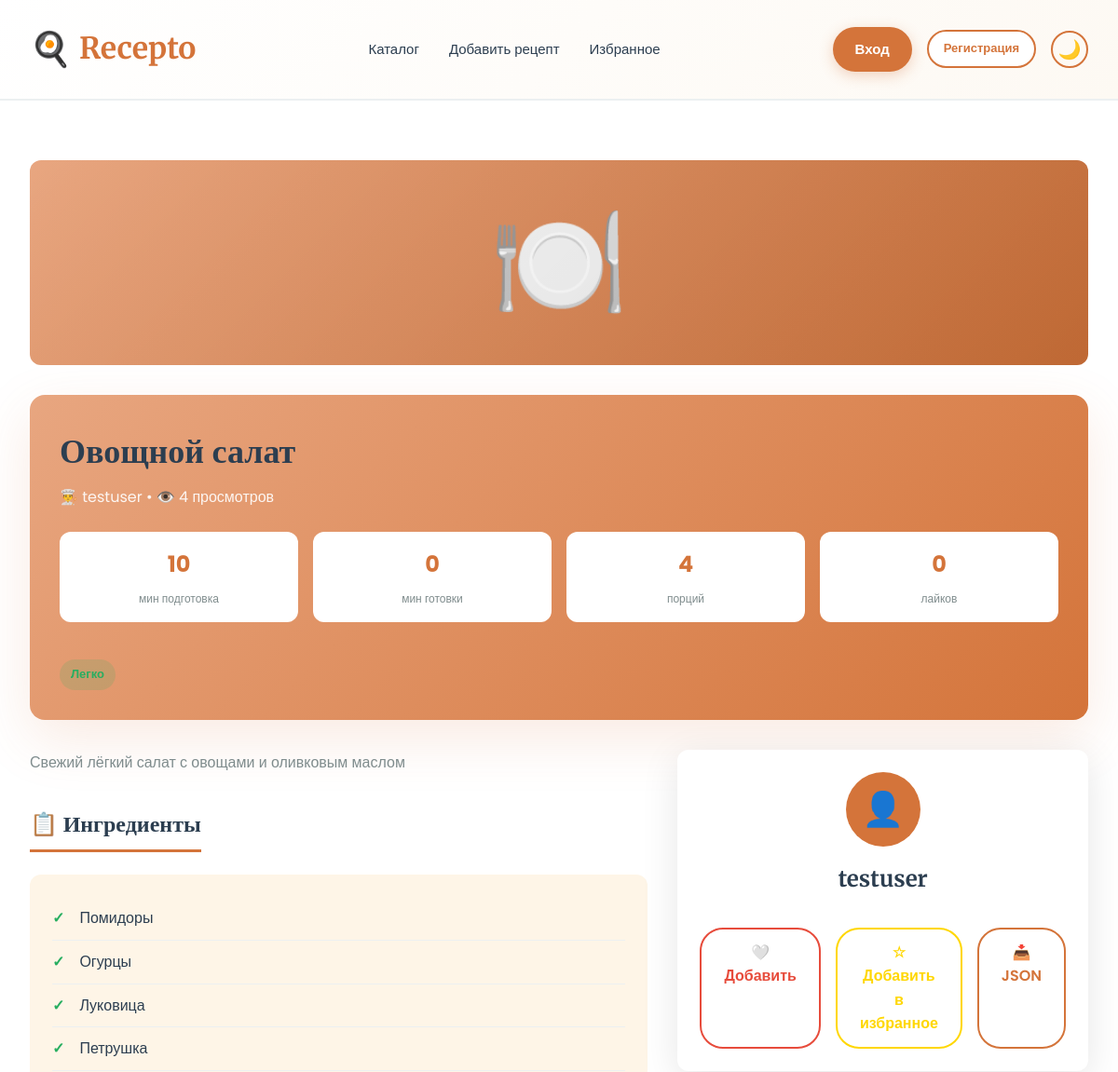
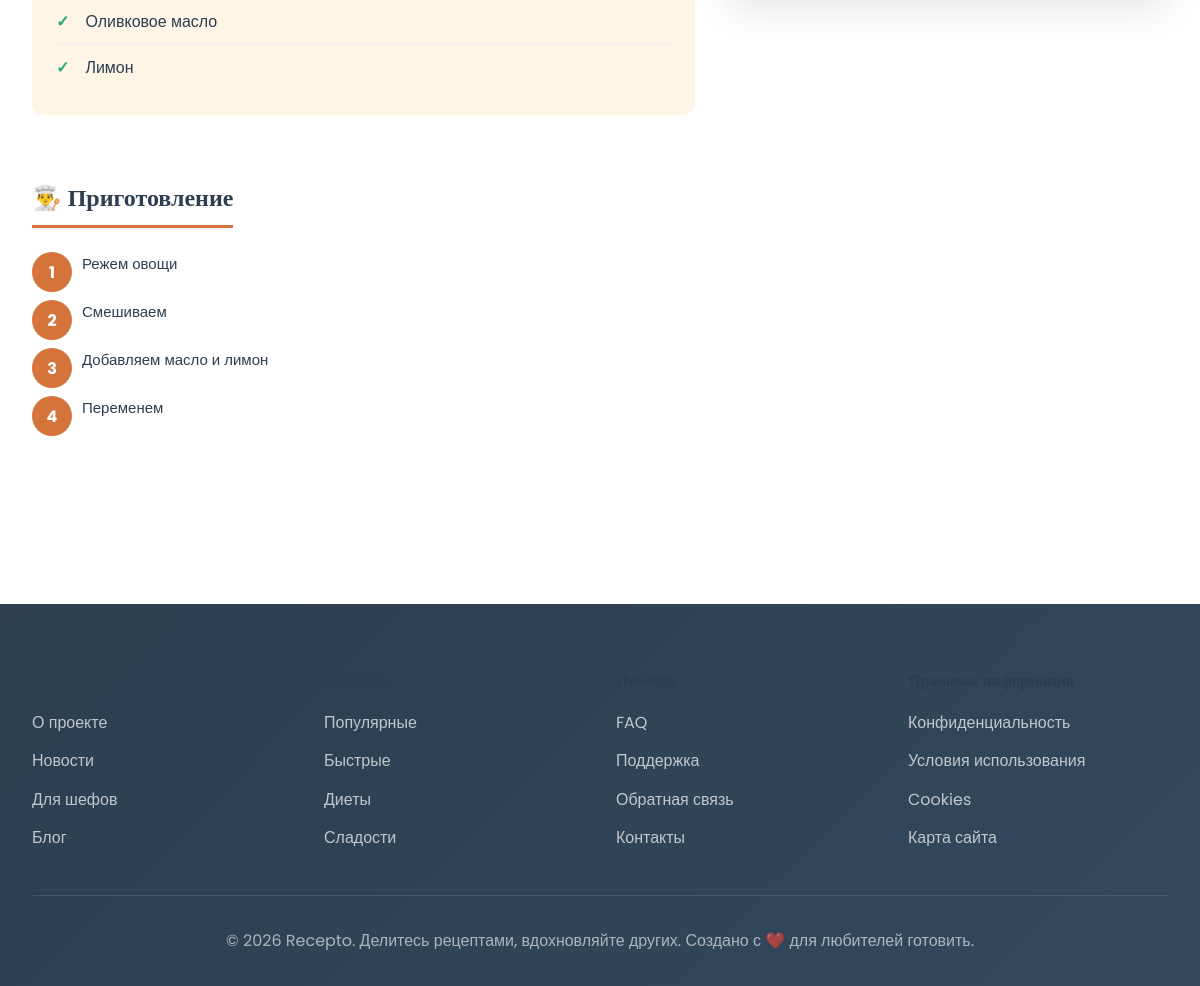
The page /recipe/5/ on the database its author committed (2 pictures, top to bottom).
### main/models.py (models this page shows, shortened)
class Recipe(models.Model):
    DIFFICULTY = [
        ('easy', 'Легко'),
        ('medium', 'Средне'),
        ('hard', 'Сложно'),
    ]
    CATEGORY = [
        ('breakfast', 'Завтрак'),
        ('lunch', 'Обед'),
        ('dinner', 'Ужин'),
        ('dessert', 'Десерт'),
        ('drink', 'Напиток'),
    ]
    title = models.CharField(max_length=200)
    author = models.ForeignKey(
        User,
        on_delete=models.CASCADE
    )
    description = models.TextField()
    category = models.CharField(
        max_length=20,
        choices=CATEGORY
    )
    image = models.ImageField(
        upload_to='recipes/',
        blank=True,
        null=True
    )
    ingredients = models.TextField()
    instructions = models.TextField()
    prep_time = models.IntegerField(default=0)
    cook_time = models.IntegerField(default=0)
    servings = models.IntegerField(default=1)
    difficulty = models.CharField(
        max_length=10,
        choices=DIFFICULTY,
        default='medium'
    )
    likes = models.IntegerField(default=0)
    views = models.IntegerField(default=0)
    created_at = models.DateTimeField(
        auto_now_add=True
    )

### main/views.py (the view, shortened to what this page needs)
# urls.py: path('recipe/<int:recipe_id>/', views.recipe_detail, name='recipe_detail'),
def recipe_detail(request, recipe_id):
    recipe = get_object_or_404(
        Recipe,
        id=recipe_id
    )
    recipe.views += 1
    recipe.save()
    liked = False
    favorite = False
    return render(request, 'main/recipe_detail.html', {
        'recipe': recipe,
        'liked': liked,
        'favorite': favorite,
        'ingredients': recipe.ingredients.split('\n'),
        'instructions': recipe.instructions.split('\n')
    })

### main/templates/main/recipe_detail.html (shortened to what this page needs)
{% extends 'main/base.html' %}
{% block content %}
<section class="section">
  <div class="container">
    {% if recipe.image %}
      <img src="{{ recipe.image.url }}" alt="{{ recipe.title }}" class="recipe-image">
    {% else %}
      <div class="recipe-image" style="background:linear-gradient(135deg,var(--primary-light),var(--primary));display:flex;align-items:center;justify-content:center;font-size:120px">🍽️</div>
    {% endif %}
    <div class="recipe-hero">
      <h1 style="margin:0;font-size:36px">{{ recipe.title }}</h1>
      <p style="margin:0.5rem 0 0;opacity:0.9">👨‍🍳 {{ recipe.author.username }} • 👁️ {{ recipe.views }} просмотров</p>
      <div class="recipe-info-grid">
        <div class="recipe-info-item">
          <div class="recipe-info-value">{{ recipe.prep_time }}</div>
          <div class="recipe-info-label">мин подготовка</div>
        </div>
        <div class="recipe-info-item">
          <div class="recipe-info-value">{{ recipe.cook_time }}</div>
          <div class="recipe-info-label">мин готовки</div>
        </div>
        <div class="recipe-info-item">
          <div class="recipe-info-value">{{ recipe.servings }}</div>
          <div class="recipe-info-label">порций</div>
        </div>
        <div class="recipe-info-item">
          <div class="recipe-info-value">{{ recipe.likes }}</div>
          <div class="recipe-info-label">лайков</div>
        </div>
      </div>
      <div class="recipe-difficulty difficulty-{{ recipe.difficulty }}">
        {{ recipe.get_difficulty_display }}
      </div>
    </div>
    <div style="display:grid;grid-template-columns:2fr 1fr;gap:2rem;margin-bottom:2rem">
      <div>
        <p style="color:var(--text-light);line-height:1.8;font-size:16px">{{ recipe.description }}</p>
        <h2 class="section-title">📋 Ингредиенты</h2>
        <div class="ingredients-list">
          {% for ingredient in ingredients %}
            <div class="ingredient-item">{{ ingredient }}</div>
          {% endfor %}
        </div>
        <h2 class="section-title">👨‍🍳 Приготовление</h2>
        <div class="instructions-list">
          {% for instruction in instructions %}
            <div class="instruction-item">
              <div class="instruction-text">{{ instruction }}</div>
            </div>
          {% endfor %}
        </div>
      </div>
      <div>
        <div class="recipe-author">
          {% if recipe.author.userprofile.avatar %}
            <img src="{{ recipe.author.userprofile.avatar.url }}" alt="{{ recipe.author.username }}" class="author-avatar" style="width:80px;height:80px;border-radius:50%;object-fit:cover;margin:0 auto 1rem">
          {% else %}
            <div class="author-avatar">👤</div>
          {% endif %}
          <h3>{{ recipe.author.get_full_name|default:recipe.author.username }}</h3>
          <div class="recipe-actions">
            {% if is_liked %}
              <a href="{% url 'toggle_like' recipe.id %}" class="btn-like liked">❤️ Нравится</a>
            {% else %}
              <a href="{% url 'toggle_like' recipe.id %}" class="btn-like">🤍 Добавить</a>
            {% endif %}
            {% if is_favorited %}
              <a href="{% url 'toggle_favorite' recipe.id %}" class="btn-like" style="border-color:#FFD700;color:#FFD700;background:transparent">⭐ В избранном</a>
            {% else %}
              <a href="{% url 'toggle_favorite' recipe.id %}" class="btn-like" style="border-color:#FFD700;color:#FFD700;background:transparent">☆ Добавить в избранное</a>
            {% endif %}
            <a href="{% url 'download_recipe' recipe.id %}" class="btn-like" style="border-color:var(--primary);color:var(--primary);background:transparent">📥 JSON</a>
          </div>
        </div>
      </div>
    </div>
  </div>
</section>
{% endblock %}

### main/templates/main/base.html (style rules this page uses)
* { margin: 0; padding: 0; box-sizing: border-box; }
:root { --primary: #d4743a; --primary-light: #e8a680; --primary-dark: #b8621f; --secondary: #2c3e50; --accent: #e74c3c; --success: #27ae60; --light: #fef5e7; --white: #ffffff; --text-dark: #2c3e50; --text-light: #7f8c8d; --border: #ecf0f1; --shadow: 0 10px 40px rgba(0, 0, 0, 0.1); --shadow-lg: 0 20px 60px rgba(212, 116, 58, 0.15); }
html { scroll-behavior: smooth; }
body { font-family: 'Poppins', sans-serif; color: var(--text-dark); background: var(--white); line-height: 1.6; transition: background-color 0.3s ease, color 0.3s ease; }
h1, h2, h3, h4, h5, h6 { font-family: 'Merriweather', serif; color: var(--text-dark); margin-bottom: 1rem; }
h1 { font-size: 48px; }
h2 { font-size: 36px; }
h3 { font-size: 24px; }
a { text-decoration: none; color: var(--primary); transition: color 0.3s ease; }
.container { max-width: 1200px; margin: 0 auto; padding: 0 2rem; }
* { transition: background-color 0.3s ease, color 0.3s ease, border-color 0.3s ease; }
.recipe-image { width: 100%; height: 220px; background: linear-gradient(135deg, var(--primary-light) 0%, var(--primary) 100%); display: flex; align-items: center; justify-content: center; font-size: 80px; position: relative; overflow: hidden; }
.recipe-image::before { content: ''; position: absolute; top: 0; left: 0; width: 100%; height: 100%; background: linear-gradient(135deg, transparent 0%, rgba(0, 0, 0, 0.1) 100%); }
.section { padding: 4rem 0; }
.section-title { text-align: center; margin-bottom: 3rem; }

### main/templates/main/recipe_detail.html (style rules this page uses)
.recipe-hero { background: linear-gradient(135deg, var(--primary-light) 0%, var(--primary) 100%); padding: 2rem; border-radius: 16px; color: white; margin-bottom: 2rem; box-shadow: var(--shadow-lg); }
.recipe-image { width: 100%; max-height: 400px; border-radius: 12px; object-fit: cover; margin-bottom: 2rem; }
.recipe-info-grid { display: grid; grid-template-columns: repeat(4, 1fr); gap: 1rem; margin: 1.5rem 0; }
.recipe-info-item { background: white; padding: 1rem; border-radius: 12px; text-align: center; }
.recipe-info-value { font-size: 24px; font-weight: 700; color: var(--primary); }
.recipe-info-label { font-size: 12px; color: var(--text-light); margin-top: 0.5rem; }
.recipe-difficulty { display: inline-block; padding: 6px 12px; border-radius: 20px; font-size: 13px; font-weight: 600; margin-top: 1rem; }
.difficulty-easy { background: rgba(39, 174, 96, 0.15); color: var(--success); }
.section-title { font-size: 24px; margin: 2rem 0 1.5rem; color: var(--text-dark); border-bottom: 3px solid var(--primary); padding-bottom: 0.5rem; display: inline-block; }
.ingredients-list { background: var(--light); padding: 1.5rem; border-radius: 12px; margin-bottom: 2rem; }
.ingredient-item { padding: 10px 0; border-bottom: 1px solid var(--border); display: flex; align-items: center; }
.ingredient-item:last-child { border-bottom: none; }
.ingredient-item::before { content: '✓'; color: var(--success); font-weight: bold; margin-right: 1rem; font-size: 16px; }
.instructions-list { counter-reset: step-counter; }
.instruction-item { counter-increment: step-counter; margin-bottom: 1.5rem; padding-left: 50px; position: relative; }
.instruction-item::before { content: counter(step-counter); position: absolute; left: 0; top: 0; background: var(--primary); color: white; width: 40px; height: 40px; border-radius: 50%; display: flex; align-items: center; justify-content: center; font-weight: 700; }
.instruction-text { font-size: 15px; line-height: 1.6; color: var(--text-dark); }
.recipe-author { background: white; padding: 1.5rem; border-radius: 12px; box-shadow: var(--shadow); text-align: center; }
.author-avatar { width: 80px; height: 80px; border-radius: 50%; background: var(--primary); color: white; display: flex; align-items: center; justify-content: center; font-size: 36px; margin: 0 auto 1rem; }
.recipe-actions { display: flex; gap: 1rem; margin-top: 2rem; }
.btn-like { background: none; border: 2px solid var(--accent); color: var(--accent); padding: 12px 24px; border-radius: 25px; cursor: pointer; font-weight: 600; transition: all 0.3s ease; text-decoration: none; display: inline-block; }

### rows shown on the page
Recipe: title "Овощной салат", author.username "testuser", views "4", prep_time "10", cook_time "0", servings "4", likes "0", difficulty "Легко", description "Свежий лёгкий салат с овощами и оливковым маслом", author.get_full_name "testuser"

### other values the page prints
{{ ingredient }} "Помидоры" "Огурцы" "Луковица" "Петрушка" "Оливковое масло" "Лимон"
{{ instruction }} "Режем овощи" "Смешиваем" "Добавляем масло и лимон" "Переменем"
